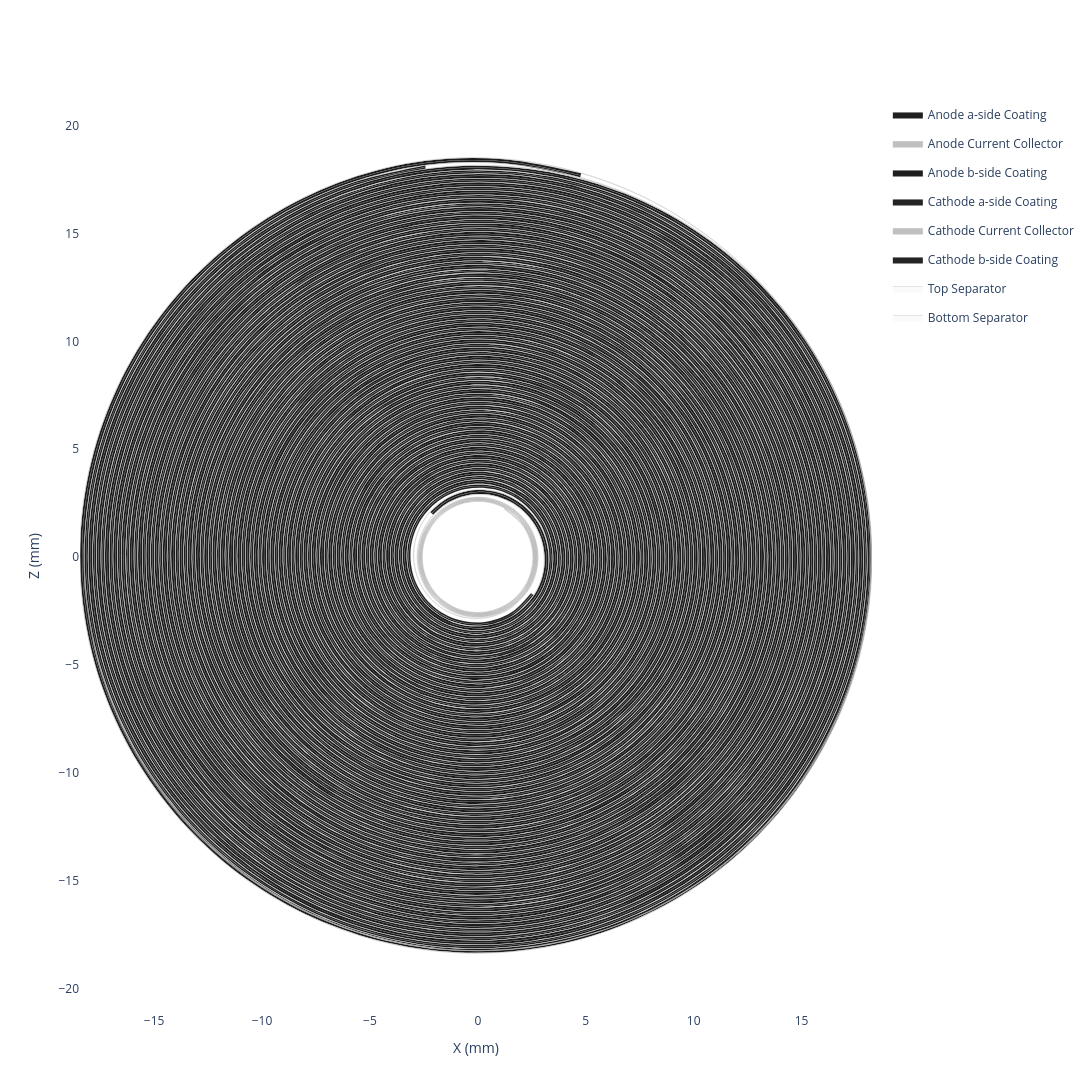

Notebook cell for this chart:
### Code cell
my_jellyroll.get_spiral_plot(height=1300, width=1300).show()

### Figure 1 — Plotly figure (JSON) as saved in the notebook; plotly's stock layout.template omitted (floating-point values rounded to 4 significant figures; data arrays with more than 128 entries replaced by an {"elided": "..."} marker saying what was removed)
{"data": [{"customdata": {"elided": "2070x6 float values"}, "fill": "toself", "fillcolor": "#1f1f1f", "hovertemplate": "<b>Anode a-side Coating (Extruded)</b><br>Theta: %{customdata[0]:.2f}°<br>Unwrapped Length: %{customdata[1]:.2f} mm<br>Radius: %{customdata[2]:.2f} mm<br>X: %{customdata[3]:.2f} mm<br>Z: %{customdata[4]:.2f} mm<br>Turns: %{customdata[5]:.2f}<extra></extra>", "legendgroup": "Anode a-side Coating", "line": {"color": "black", "shape": "spline", "width": 0.1}, "mode": "lines", "name": "Anode a-side Coating", "type": "scatter", "x": {"elided": "2070 float values"}, "y": {"elided": "2070 float values"}}, {"customdata": {"elided": "2070x6 float values"}, "fill": "toself", "fillcolor": "#C0C0C0", "hovertemplate": "<b>Anode Current Collector (Extruded)</b><br>Theta: %{customdata[0]:.2f}°<br>Unwrapped Length: %{customdata[1]:.2f} mm<br>Radius: %{customdata[2]:.2f} mm<br>X: %{customdata[3]:.2f} mm<br>Z: %{customdata[4]:.2f} mm<br>Turns: %{customdata[5]:.2f}<extra></extra>", "legendgroup": "Anode Current Collector", "line": {"color": "black", "shape": "spline", "width": 0.1}, "mode": "lines", "name": "Anode Current Collector", "type": "scatter", "x": {"elided": "2070 float values"}, "y": {"elided": "2070 float values"}}, {"customdata": {"elided": "2070x6 float values"}, "fill": "toself", "fillcolor": "#1f1f1f", "hovertemplate": "<b>Anode b-side Coating (Extruded)</b><br>Theta: %{customdata[0]:.2f}°<br>Unwrapped Length: %{customdata[1]:.2f} mm<br>Radius: %{customdata[2]:.2f} mm<br>X: %{customdata[3]:.2f} mm<br>Z: %{customdata[4]:.2f} mm<br>Turns: %{customdata[5]:.2f}<extra></extra>", "legendgroup": "Anode b-side Coating", "line": {"color": "black", "shape": "spline", "width": 0.1}, "mode": "lines", "name": "Anode b-side Coating", "type": "scatter", "x": {"elided": "2070 float values"}, "y": {"elided": "2070 float values"}}, {"customdata": {"elided": "2044x6 float values"}, "fill": "toself", "fillcolor": "#242424", "hovertemplate": "<b>Cathode a-side Coating (Extruded)</b><br>Theta: %{customdata[0]:.2f}°<br>Unwrapped Length: %{customdata[1]:.2f} mm<br>Radius: %{customdata[2]:.2f} mm<br>X: %{customdata[3]:.2f} mm<br>Z: %{customdata[4]:.2f} mm<br>Turns: %{customdata[5]:.2f}<extra></extra>", "legendgroup": "Cathode a-side Coating", "line": {"color": "black", "shape": "spline", "width": 0.1}, "mode": "lines", "name": "Cathode a-side Coating", "type": "scatter", "x": {"elided": "2044 float values"}, "y": {"elided": "2044 float values"}}, {"customdata": {"elided": "2044x6 float values"}, "fill": "toself", "fillcolor": "#C0C0C0", "hovertemplate": "<b>Cathode Current Collector (Extruded)</b><br>Theta: %{customdata[0]:.2f}°<br>Unwrapped Length: %{customdata[1]:.2f} mm<br>Radius: %{customdata[2]:.2f} mm<br>X: %{customdata[3]:.2f} mm<br>Z: %{customdata[4]:.2f} mm<br>Turns: %{customdata[5]:.2f}<extra></extra>", "legendgroup": "Cathode Current Collector", "line": {"color": "black", "shape": "spline", "width": 0.1}, "mode": "lines", "name": "Cathode Current Collector", "type": "scatter", "x": {"elided": "2044 float values"}, "y": {"elided": "2044 float values"}}, {"customdata": {"elided": "2044x6 float values"}, "fill": "toself", "fillcolor": "#242424", "hovertemplate": "<b>Cathode b-side Coating (Extruded)</b><br>Theta: %{customdata[0]:.2f}°<br>Unwrapped Length: %{customdata[1]:.2f} mm<br>Radius: %{customdata[2]:.2f} mm<br>X: %{customdata[3]:.2f} mm<br>Z: %{customdata[4]:.2f} mm<br>Turns: %{customdata[5]:.2f}<extra></extra>", "legendgroup": "Cathode b-side Coating", "line": {"color": "black", "shape": "spline", "width": 0.1}, "mode": "lines", "name": "Cathode b-side Coating", "type": "scatter", "x": {"elided": "2044 float values"}, "y": {"elided": "2044 float values"}}, {"customdata": {"elided": "2252x6 float values"}, "fill": "toself", "fillcolor": "#fafafa", "hovertemplate": "<b>Top Separator (Extruded)</b><br>Theta: %{customdata[0]:.2f}°<br>Unwrapped Length: %{customdata[1]:.2f} mm<br>Radius: %{customdata[2]:.2f} mm<br>X: %{customdata[3]:.2f} mm<br>Z: %{customdata[4]:.2f} mm<br>Turns: %{customdata[5]:.2f}<extra></extra>", "legendgroup": "Top Separator", "line": {"color": "black", "shape": "spline", "width": 0.1}, "mode": "lines", "name": "Top Separator", "type": "scatter", "x": {"elided": "2252 float values"}, "y": {"elided": "2252 float values"}}, {"customdata": {"elided": "2252x6 float values"}, "fill": "toself", "fillcolor": "#fafafa", "hovertemplate": "<b>Bottom Separator (Extruded)</b><br>Theta: %{customdata[0]:.2f}°<br>Unwrapped Length: %{customdata[1]:.2f} mm<br>Radius: %{customdata[2]:.2f} mm<br>X: %{customdata[3]:.2f} mm<br>Z: %{customdata[4]:.2f} mm<br>Turns: %{customdata[5]:.2f}<extra></extra>", "legendgroup": "Bottom Separator", "line": {"color": "black", "shape": "spline", "width": 0.1}, "mode": "lines", "name": "Bottom Separator", "type": "scatter", "x": {"elided": "2252 float values"}, "y": {"elided": "2252 float values"}}, {"customdata": {"elided": "1124x6 float values"}, "hovertemplate": "<b>Top Separator</b><br>Theta: %{customdata[0]:.2f}°<br>Unwrapped Length: %{customdata[1]:.2f} mm<br>Radius: %{customdata[2]:.2f} mm<br>X: %{customdata[3]:.2f} mm<br>Z: %{customdata[4]:.2f} mm<br>Turns: %{customdata[5]:.2f}<extra></extra>", "legendgroup": "Top Separator", "line": {"color": "#fafafa", "shape": "spline", "width": 0}, "mode": "lines", "name": "Top Separator", "showlegend": false, "type": "scatter", "x": {"elided": "1124 float values"}, "y": {"elided": "1124 float values"}}, {"customdata": {"elided": "1033x6 float values"}, "hovertemplate": "<b>Anode a-side Coating</b><br>Theta: %{customdata[0]:.2f}°<br>Unwrapped Length: %{customdata[1]:.2f} mm<br>Radius: %{customdata[2]:.2f} mm<br>X: %{customdata[3]:.2f} mm<br>Z: %{customdata[4]:.2f} mm<br>Turns: %{customdata[5]:.2f}<extra></extra>", "legendgroup": "Anode a-side Coating", "line": {"color": "#1f1f1f", "shape": "spline", "width": 0}, "mode": "lines", "name": "Anode a-side Coating", "showlegend": false, "type": "scatter", "x": {"elided": "1033 float values"}, "y": {"elided": "1033 float values"}}, {"customdata": {"elided": "1033x6 float values"}, "hovertemplate": "<b>Anode Current Collector</b><br>Theta: %{customdata[0]:.2f}°<br>Unwrapped Length: %{customdata[1]:.2f} mm<br>Radius: %{customdata[2]:.2f} mm<br>X: %{customdata[3]:.2f} mm<br>Z: %{customdata[4]:.2f} mm<br>Turns: %{customdata[5]:.2f}<extra></extra>", "legendgroup": "Anode Current Collector", "line": {"color": "#C0C0C0", "shape": "spline", "width": 0}, "mode": "lines", "name": "Anode Current Collector", "showlegend": false, "type": "scatter", "x": {"elided": "1033 float values"}, "y": {"elided": "1033 float values"}}, {"customdata": {"elided": "1033x6 float values"}, "hovertemplate": "<b>Anode b-side Coating</b><br>Theta: %{customdata[0]:.2f}°<br>Unwrapped Length: %{customdata[1]:.2f} mm<br>Radius: %{customdata[2]:.2f} mm<br>X: %{customdata[3]:.2f} mm<br>Z: %{customdata[4]:.2f} mm<br>Turns: %{customdata[5]:.2f}<extra></extra>", "legendgroup": "Anode b-side Coating", "line": {"color": "#1f1f1f", "shape": "spline", "width": 0}, "mode": "lines", "name": "Anode b-side Coating", "showlegend": false, "type": "scatter", "x": {"elided": "1033 float values"}, "y": {"elided": "1033 float values"}}, {"customdata": {"elided": "1124x6 float values"}, "hovertemplate": "<b>Bottom Separator</b><br>Theta: %{customdata[0]:.2f}°<br>Unwrapped Length: %{customdata[1]:.2f} mm<br>Radius: %{customdata[2]:.2f} mm<br>X: %{customdata[3]:.2f} mm<br>Z: %{customdata[4]:.2f} mm<br>Turns: %{customdata[5]:.2f}<extra></extra>", "legendgroup": "Bottom Separator", "line": {"color": "#fafafa", "shape": "spline", "width": 0}, "mode": "lines", "name": "Bottom Separator", "showlegend": false, "type": "scatter", "x": {"elided": "1124 float values"}, "y": {"elided": "1124 float values"}}, {"customdata": {"elided": "1020x6 float values"}, "hovertemplate": "<b>Cathode a-side Coating</b><br>Theta: %{customdata[0]:.2f}°<br>Unwrapped Length: %{customdata[1]:.2f} mm<br>Radius: %{customdata[2]:.2f} mm<br>X: %{customdata[3]:.2f} mm<br>Z: %{customdata[4]:.2f} mm<br>Turns: %{customdata[5]:.2f}<extra></extra>", "legendgroup": "Cathode a-side Coating", "line": {"color": "#242424", "shape": "spline", "width": 0}, "mode": "lines", "name": "Cathode a-side Coating", "showlegend": false, "type": "scatter", "x": {"elided": "1020 float values"}, "y": {"elided": "1020 float values"}}, {"customdata": {"elided": "1020x6 float values"}, "hovertemplate": "<b>Cathode Current Collector</b><br>Theta: %{customdata[0]:.2f}°<br>Unwrapped Length: %{customdata[1]:.2f} mm<br>Radius: %{customdata[2]:.2f} mm<br>X: %{customdata[3]:.2f} mm<br>Z: %{customdata[4]:.2f} mm<br>Turns: %{customdata[5]:.2f}<extra></extra>", "legendgroup": "Cathode Current Collector", "line": {"color": "#C0C0C0", "shape": "spline", "width": 0}, "mode": "lines", "name": "Cathode Current Collector", "showlegend": false, "type": "scatter", "x": {"elided": "1020 float values"}, "y": {"elided": "1020 float values"}}, {"customdata": {"elided": "1020x6 float values"}, "hovertemplate": "<b>Cathode b-side Coating</b><br>Theta: %{customdata[0]:.2f}°<br>Unwrapped Length: %{customdata[1]:.2f} mm<br>Radius: %{customdata[2]:.2f} mm<br>X: %{customdata[3]:.2f} mm<br>Z: %{customdata[4]:.2f} mm<br>Turns: %{customdata[5]:.2f}<extra></extra>", "legendgroup": "Cathode b-side Coating", "line": {"color": "#242424", "shape": "spline", "width": 0}, "mode": "lines", "name": "Cathode b-side Coating", "showlegend": false, "type": "scatter", "x": {"elided": "1020 float values"}, "y": {"elided": "1020 float values"}}], "layout": {"height": 1300, "hovermode": "closest", "paper_bgcolor": "white", "plot_bgcolor": "white", "width": 1300, "xaxis": {"scaleanchor": "y", "title": {"text": "X (mm)"}, "zeroline": false}, "yaxis": {"title": {"text": "Z (mm)"}, "zeroline": false}}}
